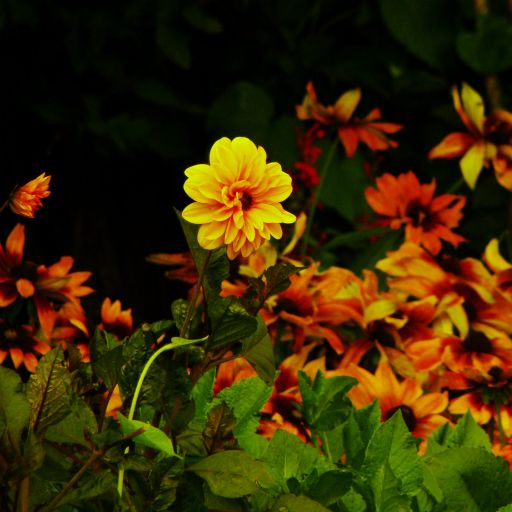
%> input picture Digital Image Processing/originalImage.jpg, 512 x 512 px
$ octave decrease_spatial_reso.m   (GNU Octave 9; MATLAB toolbox functions it lacks are replaced by stand-ins)
%> lines starting %> are read from the running program, lines starting %| are printed output that depends on the picture
clc;
clear all;
close all;
originalImage = imread('originalImage.jpg');
%> originalImage is the input picture: size 512x512x3 uint8; mean R, G, B 58, 41.2, 2.5
figure(1);
imshow(originalImage);

grayScale = rgb2gray(originalImage);
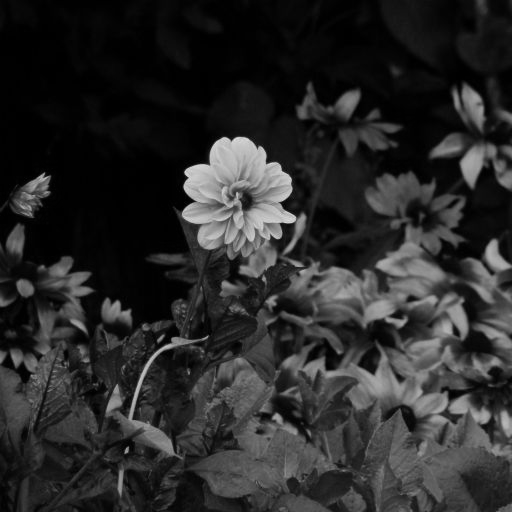
%> grayScale: size 512x512 uint8; min 0, max 223, mean 41.8
figure(2);
imshow(grayScale);

[row, column] = size(grayScale);
%> row = 512; column = 512
number_of_image = 8;


for i = 1 : number_of_image
    temp = imresize(grayScale,[row, column]);
    subplot(3,3,i)
    imshow(temp);
    row=row/2;
    column=column/2;
end
%> this loop made 8 passes
%> pass 3, `temp = imresize(grayScale,[row, column]);`:
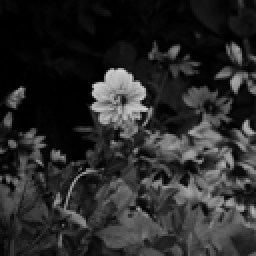
%> temp: size 128x128 uint8 (shown 2 times larger); min 0, max 212, mean 41.8
%> after the loop:
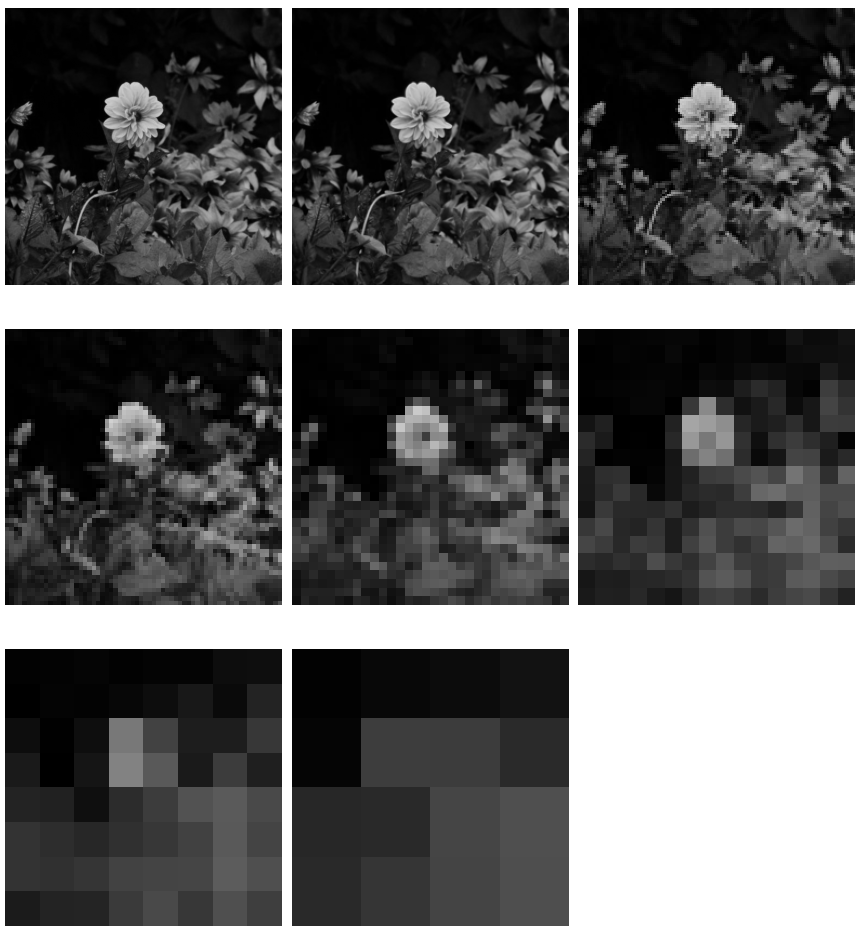
%> figure redrawn from the program's plot data, 8 panels
